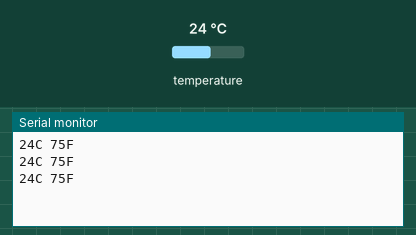
Recording of a sketch running on a simulated Arduino Uno, built with avr-gcc and run on an emulated ATmega328P. Parts: the last lines printed to the serial monitor. Wiring (inferred from the names in the program): LM75 temperature sensor at I2C address 0x4A. The test bench sets the inputs (shaded band); at power-on: temperature 24 °C.

Above: at 1.3 s.
1.4 s: temperature set to 12 °C
At 1.9 s:
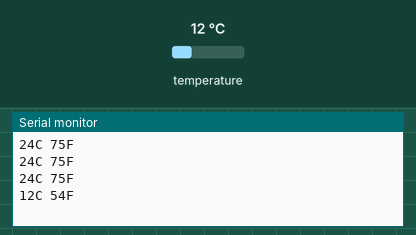
2.9 s: temperature set to 19 °C
At 3.4 s:
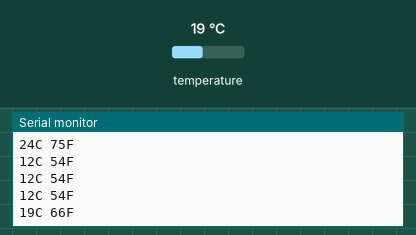
Timing chart, 0 to 5.9 s (numbered marks = the images above; inputs shaded):
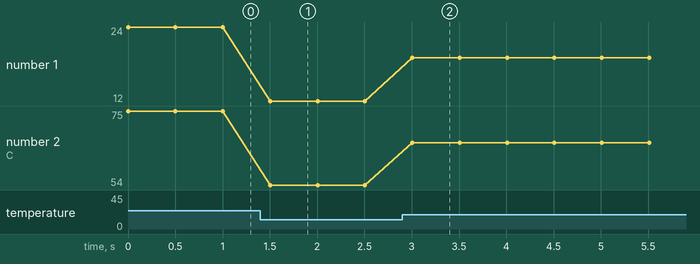

The sketch:

read_temp.ino
```cpp
// (licence header left out)
//Reads Temp from I2C temperature sensor
//and prints it on the serial port

//Include Wire I2C library
#include <Wire.h>
int temp_address = 0b1001010; //Use 0b before a binary number This is for the TC74 A2 address

void setup()
{
  //Start serial communication at 9600 baud
  Serial.begin(9600);

  //Create a Wire object
  Wire.begin();
}

void loop()
{
  //Send a request
  //Start talking to the device at the specified address
  Wire.beginTransmission(temp_address);
  //Send a bit asking for register zero, the data register
  Wire.write(0);
  //Complete Transmission
  Wire.endTransmission();

  //Read the temperature from the device
  //Request 1 Byte from the specified address
  Wire.requestFrom(temp_address, 1);
  //wait for response
  while(Wire.available() == 0);
  // Get the temp and read it into a variable
  int8_t c = Wire.read();

  //Do some math to convert the Celsius to Fahrenheit
  int8_t f = round(c*9.0/5.0 +32.0);

  //Send the temperature in degrees C and F to the serial monitor
  Serial.print(c);
  Serial.print("C ");
  Serial.print(f);
  Serial.println("F");

  delay(500);
}
```

Measured:
- after the input at 1.4 s, the serial monitor: prints a new line after 0.10 s (image 1)
- after the input at 2.9 s, the serial monitor: prints a new line after 0.11 s (image 2)
- plotted number 1: 24 → 12 after the input at 1.4 s, 12 → 19 after the input at 2.9 s
- plotted number 2: 75 → 54 after the input at 1.4 s, 54 → 66 after the input at 2.9 s
